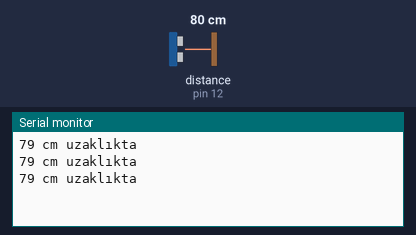
The sketch below on a simulated Arduino Uno, built with avr-gcc and run on an emulated ATmega328P. Shown: the last lines printed to the serial monitor. Wiring (inferred from the names in the program): ultrasonic range finder: trigger pin 4; echo pin 12. The inputs (shaded band) are chosen by the test bench; at power-on: distance to the obstacle (sensor on pin 12) 80 cm. The echo pulse lasts 58.3 µs per cm.

Above: at 1.3 s.
1.4 s: distance to the obstacle (sensor on pin 12) set to 2 cm
At 1.9 s:
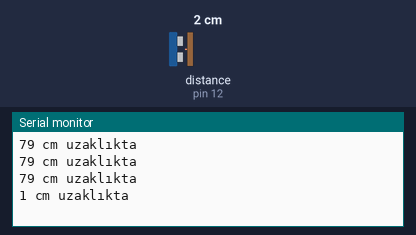
2.9 s: distance to the obstacle (sensor on pin 12) set to 4 cm
At 3.4 s:
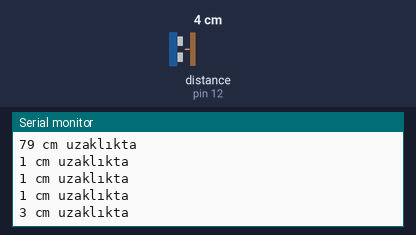
Timing chart, 0 to 5.9 s (numbered marks = the images above; inputs shaded):
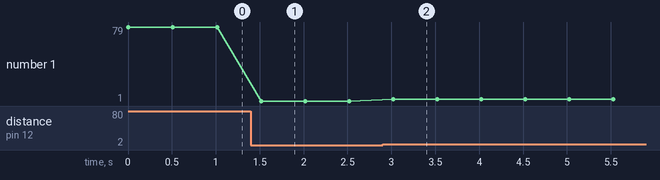

The sketch:

Ultrasonic_Sensor.ino
```cpp
/* PHOTONTECH */
/*
  Ultrasonic Sensor Uygulaması

  4. ve 12. pinlere bağlı ultrasonic sensör ile mesafe ölçümü yapılmıştır.
  Ölçülen mesafe seri haberleşme ile ekrana yazdırılmıştır.

  Bu örnek kod PHOTONTECH tarafından kamuya sunulmuştur.

  https://github.com/GitPhotontech/Photontech_AlphaBoard

*/

//Pin tanımlamaları yapıldı
#define trigPin 4
#define echoPin 12

// Değişken tanımlamaları yapıldı
long sure;
long mesafe;

void setup () {
  //Seri haberleşme başlatıldı.
  Serial.begin(9600);

  // Kullanılacak pinler giriş ve çıkış olarak konfigüre edildi.
  pinMode(trigPin, OUTPUT);
  pinMode(echoPin, INPUT);

}
void loop () {

  // Süre ölçümü için trigPin ile dalgalar gönderiliyor.
  digitalWrite(trigPin, LOW);
  delayMicroseconds(3);
  digitalWrite(trigPin, HIGH);
  delayMicroseconds(10);
  digitalWrite(trigPin, LOW);

  // echoPin ile dalgalar cisimlere çarpıp geliyor ve arada geçen süre hesaplanıyor.
  sure = pulseIn(echoPin, HIGH);

  // Dalgaların havadaki hızı dikkate alınarak ve süre bilgisi
  // kullanılarak mesafe bilgisi elde ediliyor.
  mesafe = (sure/2) * 0.0343;

  // Mesafe bilghisi seri port haberleşme ile PC'ye gönderiliyor.
  Serial.print(mesafe);
  Serial.println(" cm uzaklıkta");

  // 500ms (mili saniye) bekleme.
  delay(500);
}
```

Measured:
- after the input at 1.4 s, the serial monitor: prints a new line after 0.12 s (image 1)
- after the input at 2.9 s, the serial monitor: prints a new line after 0.12 s (image 2)
- plotted number 1: 79 → 1 after the input at 1.4 s, 1 → 3 after the input at 2.9 s
